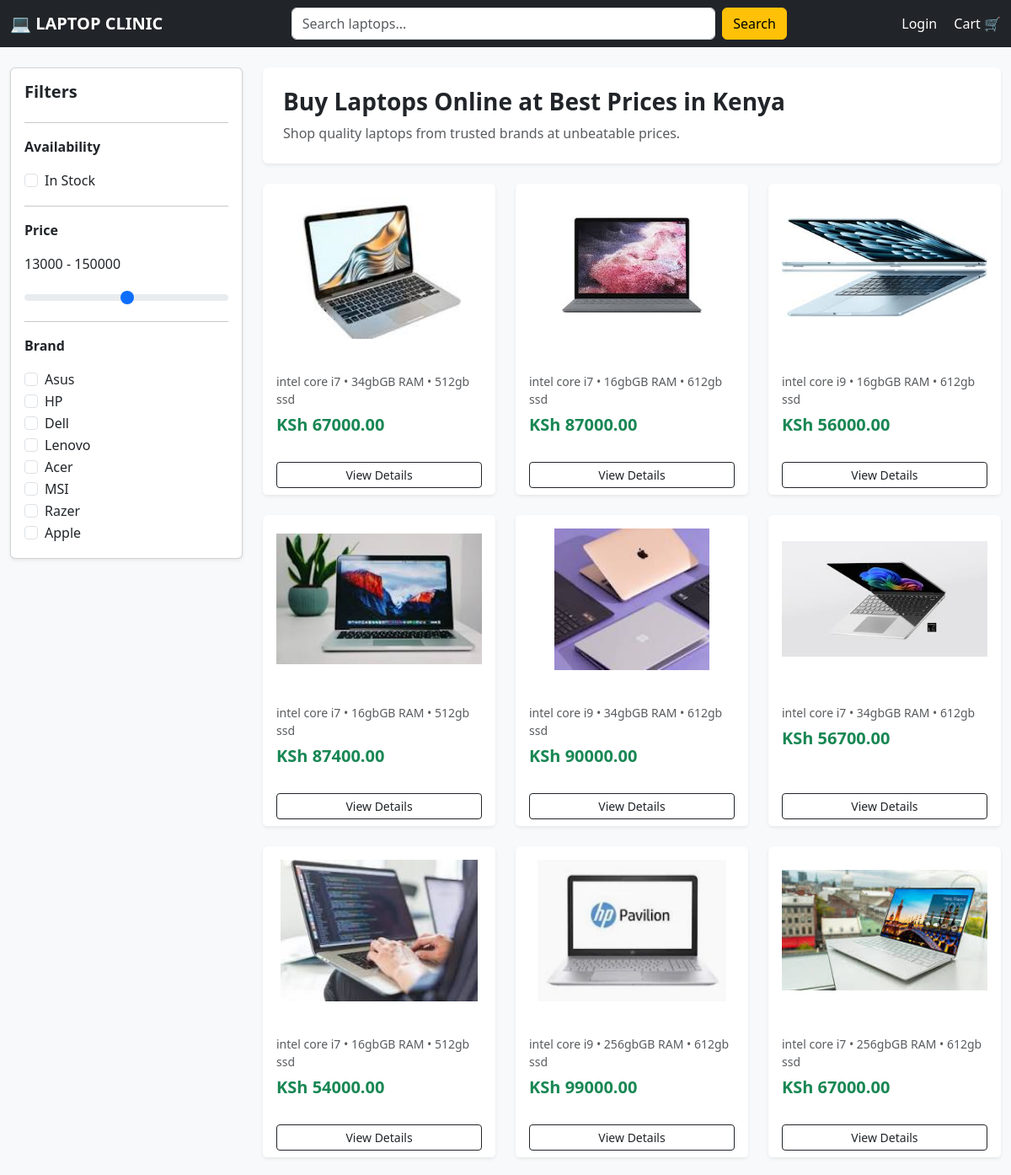
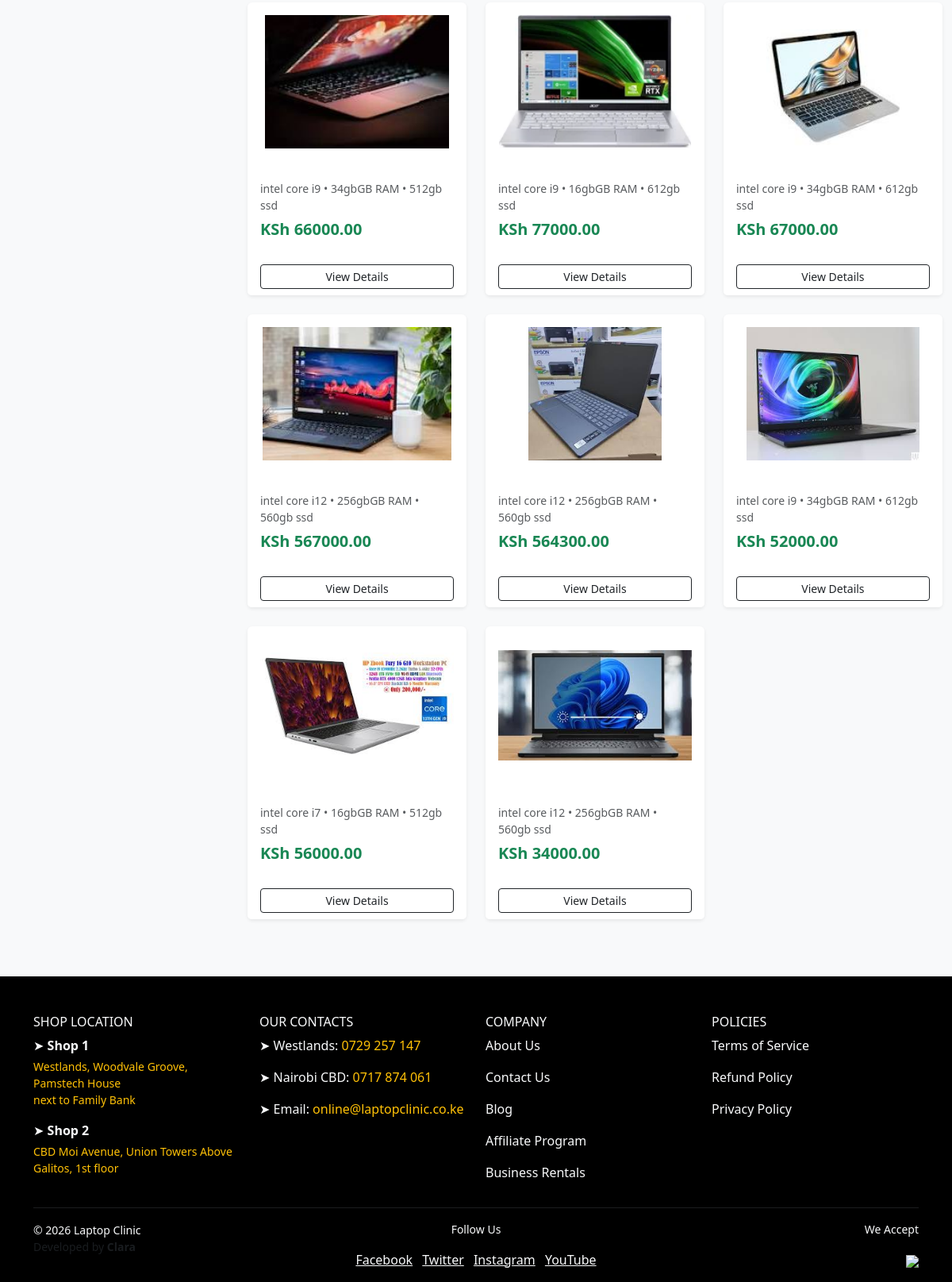
The page / on the database its author committed (2 pictures, top to bottom).
### store/models.py (models this page shows, shortened)
class Laptop(models.Model):
    brand = models.ForeignKey(Brand, on_delete=models.CASCADE)
    category = models.ForeignKey(Category, on_delete=models.SET_NULL, null=True, blank=True)
    model_name = models.CharField(max_length=100)
    price = models.DecimalField(max_digits=10, decimal_places=2)
    ram = models.CharField(max_length=50)
    storage = models.CharField(max_length=50)
    processor = models.CharField(max_length=100)
    stock = models.PositiveIntegerField()
    image = models.ImageField(upload_to='laptops/', blank=True, null=True)
    description = models.TextField(blank=True, null=True)
    created_at = models.DateTimeField(auto_now_add=True)

### store/views.py (the view)
# urls.py: path('', views.laptop_list, name='laptop_list'),
def laptop_list(request):
    laptops = Laptop.objects.all()
    return render(request, 'store/laptop_list.html', {'laptops': laptops})

### store/templates/store/laptop_list.html (shortened to what this page needs)
<!DOCTYPE html>
<html lang="en">
<head>
    <link href="https://cdn.jsdelivr.net/npm/bootstrap@5.3.2/dist/css/bootstrap.min.css" rel="stylesheet">
</head>
<body class="bg-light">
<nav class="navbar navbar-expand-lg navbar-dark bg-dark">
    <div class="container-fluid">
        <a class="navbar-brand fw-bold" href="/">💻 LAPTOP CLINIC</a>
        <form class="d-flex mx-auto w-50">
            <input class="form-control me-2" type="search" placeholder="Search laptops...">
            <button class="btn btn-warning">Search</button>
        </form>
        <div>
            <a href="#" class="text-white me-3 text-decoration-none">Login</a>
            <a href="#" class="text-white text-decoration-none">Cart 🛒</a>
        </div>
    </div>
</nav>
<div class="container-fluid mt-4">
    <div class="row">
        <div class="col-md-3">
            <div class="card shadow-sm p-3">
                <h5 class="fw-bold">Filters</h5>
                <hr>
                <p class="fw-semibold">Availability</p>
                <div class="form-check">
                    <input class="form-check-input" type="checkbox">
                    <label class="form-check-label">In Stock</label>
                </div>
                <hr>
<p class="fw-semibold">Price</p>
<p>13000 - 150000</p>
<input type="range" class="form-range" min="13000" max="150000" step="1000">
<hr>
                <p class="fw-semibold">Brand</p>
                  <div class="form-check">
                    <input class="form-check-input" type="checkbox">
                    <label class="form-check-label">Asus</label>
                </div>
                <div class="form-check">
                    <input class="form-check-input" type="checkbox">
                    <label class="form-check-label">HP</label>
                </div>
                <div class="form-check">
                    <input class="form-check-input" type="checkbox">
                    <label class="form-check-label">Dell</label>
                </div>
                <div class="form-check">
                    <input class="form-check-input" type="checkbox">
                    <label class="form-check-label">Lenovo</label>
                </div>
                  <div class="form-check">
                    <input class="form-check-input" type="checkbox">
                    <label class="form-check-label">Acer</label>
                </div>
                  <div class="form-check">
                    <input class="form-check-input" type="checkbox">
                    <label class="form-check-label">MSI</label>
                </div>
                  <div class="form-check">
                    <input class="form-check-input" type="checkbox">
                    <label class="form-check-label">Razer</label>
                </div>
                <div class="form-check">
                    <input class="form-check-input" type="checkbox">
                    <label class="form-check-label">Apple</label>
                </div>
            </div>
        </div>
        <div class="col-md-9">
            <div class="bg-white p-4 mb-4 shadow-sm rounded">
                <h3 class="fw-bold">Buy Laptops Online at Best Prices in Kenya</h3>
                <p class="text-muted mb-0">
                    Shop quality laptops from trusted brands at unbeatable prices.
                </p>
            </div>
            <div class="row">
                {% for laptop in laptops %}
                <div class="col-md-4 mb-4">
                    <div class="card h-100 shadow-sm border-0">
                        {% if laptop.image %}
                        <img src="{{ laptop.image.url }}"
                             class="card-img-top p-3"
                             style="height:200px; object-fit:contain;">
                        {% else %}
                        <div class="text-center p-5 text-muted">
                            No Image
                        </div>
                        {% endif %}
                        <div class="card-body">
                            <p class="small text-muted mb-2">
                                {{ laptop.processor }} • {{ laptop.ram }}GB RAM • {{ laptop.storage }}
                            </p>
                            <h5 class="text-success fw-bold">
                                KSh {{ laptop.price }}
                            </h5>
                        </div>
                        <div class="card-footer bg-white border-0 text-center">
                            <a href="{% url 'laptop_detail' laptop.id %}"
                               class="btn btn-outline-dark btn-sm w-100">
                                View Details
                            </a>
                        </div>
                    </div>
                </div>
                {% empty %}
                <p class="text-center text-muted">No laptops available.</p>
                {% endfor %}
            </div>
        </div>
    </div>
</div>
<footer class="bg-black text-light pt-5 pb-3 mt-5">
<div class="container">
<div class="row">
<div class="col-md-3">
<h6 class="text-uppercase">Shop Location</h6>
<p class="mb-1">➤ <strong>Shop 1</strong></p>
<p class="text-warning small">
Westlands, Woodvale Groove, Pamstech House <br>
next to Family Bank
</p>
<p class="mb-1">➤ <strong>Shop 2</strong></p>
<p class="text-warning small">
CBD Moi Avenue, Union Towers Above Galitos, 1st floor
</p>
</div>
<div class="col-md-3">
<h6 class="text-uppercase">Our Contacts</h6>
<p>➤ Westlands: <span class="text-warning">0729 257 147</span></p>
<p>➤ Nairobi CBD: <span class="text-warning">0717 874 061</span></p>
<p>➤ Email: <span class="text-warning">online@laptopclinic.co.ke</span></p>
</div>
<div class="col-md-3">
<h6 class="text-uppercase">Company</h6>
<p><a href="#" class="text-light text-decoration-none">About Us</a></p>
<p><a href="#" class="text-light text-decoration-none">Contact Us</a></p>
<p><a href="#" class="text-light text-decoration-none">Blog</a></p>
<p><a href="#" class="text-light text-decoration-none">Affiliate Program</a></p>
<p><a href="#" class="text-light text-decoration-none">Business Rentals</a></p>
</div>
<div class="col-md-3">
<h6 class="text-uppercase">Policies</h6>
<p><a href="#" class="text-light text-decoration-none">Terms of Service</a></p>
<p><a href="#" class="text-light text-decoration-none">Refund Policy</a></p>
<p><a href="#" class="text-light text-decoration-none">Privacy Policy</a></p>
</div>
</div>
<hr class="border-secondary">
<div class="row align-items-center">
<div class="col-md-4">
<p class="small mb-0">© 2026 Laptop Clinic</p>
<p class="small text-muted">Developed by <strong>Clara</strong></p>
</div>
<div class="col-md-4 text-center">
<p class="small">Follow Us</p>
<a href="#" class="text-light me-2">Facebook</a>
<a href="#" class="text-light me-2">Twitter</a>
<a href="#" class="text-light me-2">Instagram</a>
<a href="#" class="text-light">YouTube</a>
</div>
<div class="col-md-4 text-end">
<p class="small">We Accept</p>
<img src="https://upload.wikimedia.org/wikipedia/commons/b/b5/PayPal.svg" width="60">
</div>
</div>
</div>
</footer>
</body>
</html>

### rows shown on the page
Laptop: image (picture), processor "intel core i7", ram "34gb", storage "512gb ssd", price "67000.00"
Laptop: image (picture), processor "intel core i7", ram "16gb", storage "612gb ssd", price "87000.00"
Laptop: image (picture), processor "intel core i9", ram "16gb", storage "612gb ssd", price "56000.00"
Laptop: image (picture), processor "intel core i7", ram "16gb", storage "512gb ssd", price "87400.00"
Laptop: image (picture), processor "intel core i9", ram "34gb", storage "612gb ssd", price "90000.00"
Laptop: image (picture), processor "intel core i7", ram "34gb", storage "612gb", price "56700.00"
Laptop: image (picture), processor "intel core i7", ram "16gb", storage "512gb ssd", price "54000.00"
Laptop: image (picture), processor "intel core i9", ram "256gb", storage "612gb ssd", price "99000.00"
Laptop: image (picture), processor "intel core i7", ram "256gb", storage "612gb ssd", price "67000.00"
Laptop: image (picture), processor "intel core i9", ram "34gb", storage "512gb ssd", price "66000.00"
Laptop: image (picture), processor "intel core i9", ram "16gb", storage "612gb ssd", price "77000.00"
Laptop: image (picture), processor "intel core i9", ram "34gb", storage "612gb ssd", price "67000.00"
Laptop: image (picture), processor "intel core i12", ram "256gb", storage "560gb ssd", price "567000.00"
Laptop: image (picture), processor "intel core i12", ram "256gb", storage "560gb ssd", price "564300.00"
Laptop: image (picture), processor "intel core i9", ram "34gb", storage "612gb ssd", price "52000.00"
Laptop: image (picture), processor "intel core i7", ram "16gb", storage "512gb ssd", price "56000.00"
Laptop: image (picture), processor "intel core i12", ram "256gb", storage "560gb ssd", price "34000.00"
